Frame 1 (no input): blank canvas, image omitted
Frame 60 (the mouse pressed at the canvas centre just before this capture): blank canvas, image omitted
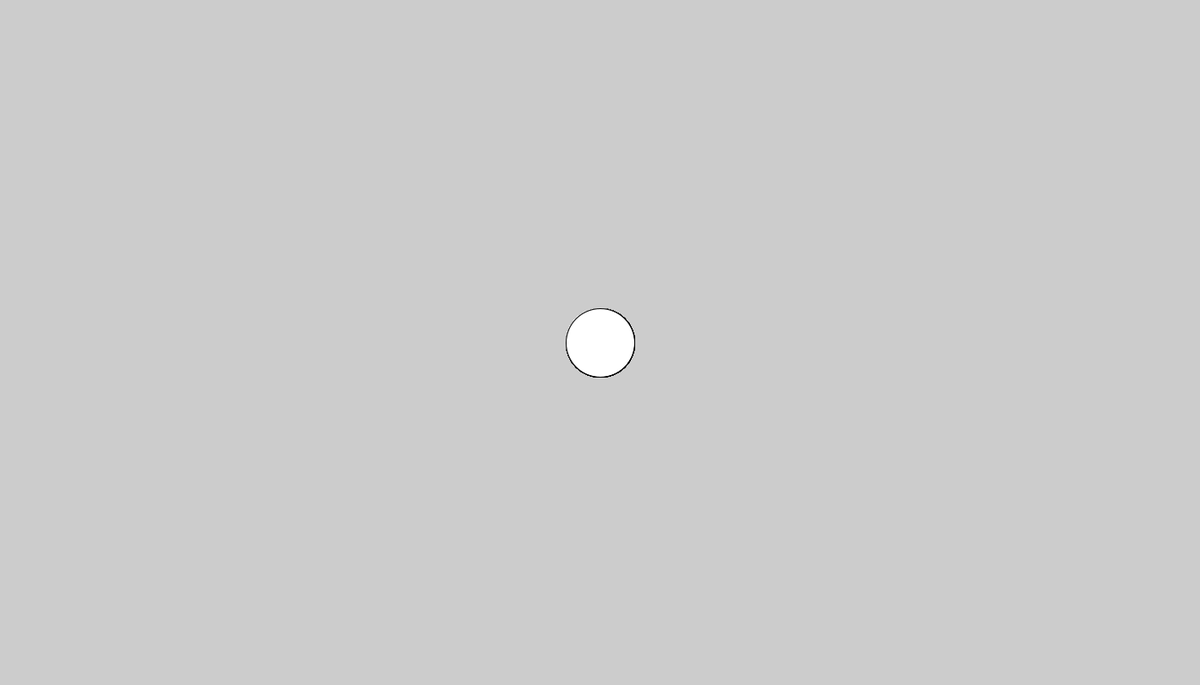
Frame 120 (the mouse held since frame 60 and released just before this capture)

The Processing sketch whose frames 1 and 60 were blank and that drew this single picture after the mouse press (run headless with seeded random() and noise(); from frame 60 on, the mouse is pressed at the canvas centre):

// Processing sketch: IDE_Presentation
// ── IDE_Presentation.pde
void setup(){
  size(1400,800); 
}

void draw(){
  if(mousePressed){
    ellipse(mouseX, mouseY, 80, 80);
  }
  
}
